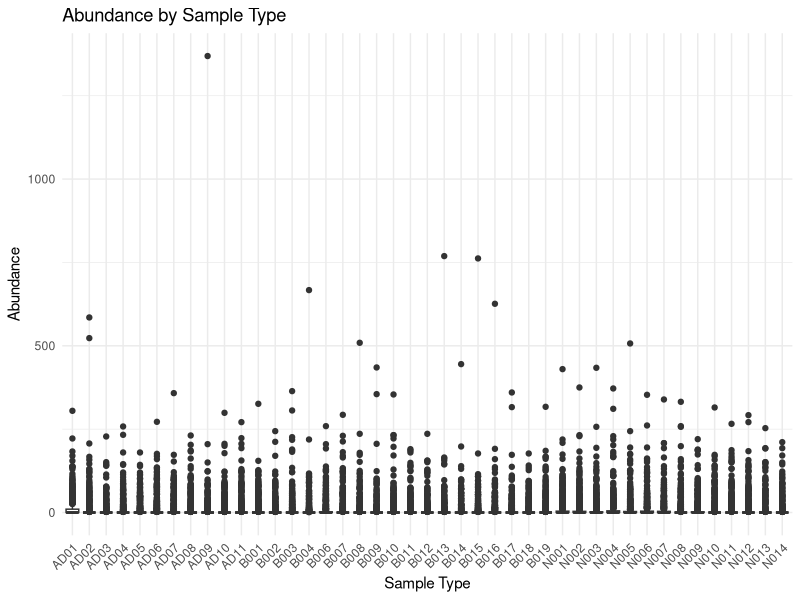
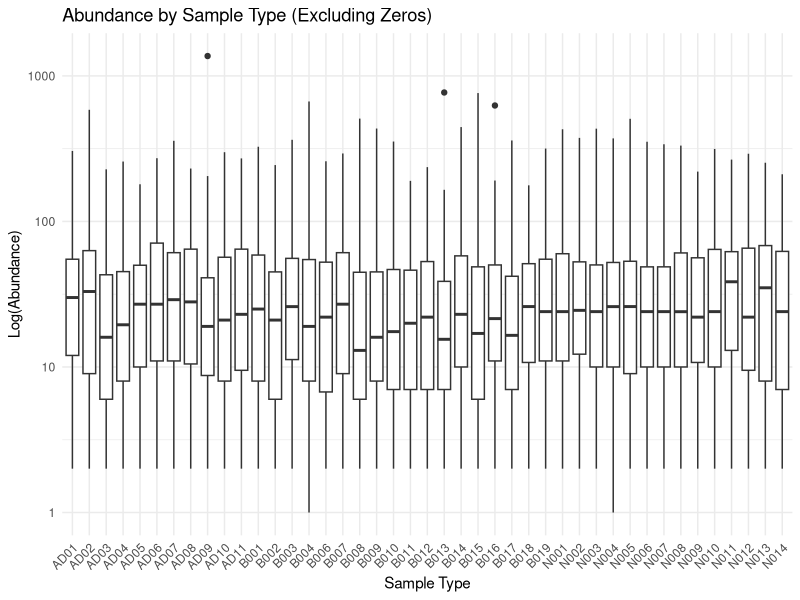

Write R code to recreate these figures, in order.
## ---- chunk 1
knitr::opts_chunk$set(echo = TRUE)
## ---- chunk 2

library(readr)
data<- read.csv(file='otu_table_no_chim.csv',header=TRUE,sep=',')
str(data)
head(data)
## ---- chunk 3
#defining columns
column_names<-colnames(data)
print(column_names)
## ---- chunk 4
#finding column sums 
colSums(data[,-1], na.rm=TRUE, dims=1)
#finding column means
colMeans(data[,-1], na.rm=TRUE, dims=1)
## ---- chunk 5
#converting to long data 
library(tidyverse)
library(dplyr)
library(stringr)
data_long <- data %>%
  pivot_longer(cols = starts_with("X2280"),  # This will select all columns that start with "X2280"
               names_to = "Sample_ID",      # The new column for sample identifiers
               values_to = "Abundance")     # The new column for abundance values
data_long$Sample_ID <- as.character(data_long$Sample_ID)
data_long <- data_long %>%
   mutate(Sample_Type = sapply(strsplit(Sample_ID, "\\."), function(x) x[3]))
head(data_long)
## ---- chunk 6
#Attempting ANOVA analysis 
library(ggplot2)

anova_result<- aov(Abundance~Sample_Type, data=data_long)
summary(anova_result)

## ---- chunk 7

# Create a boxplot of Abundance by Sample_Type
ggplot(data_long, aes(x = Sample_Type, y = Abundance, group=Sample_Type)) +
  geom_boxplot() +
  theme_minimal() +
  labs(title = "Abundance by Sample Type",
       x = "Sample Type",
       y = "Abundance") +
  theme(axis.text.x = element_text(angle = 45, hjust = 1))  # Rotate x-axis labels if needed

## ---- chunk 8
#Trying to filter out 0s to make plot more attractive 
data_long_filtered <- data_long %>% filter(Abundance > 0)

# Boxplot without 0s
ggplot(data_long_filtered, aes(x = Sample_Type, y = Abundance)) +
  geom_boxplot() +
  scale_y_log10()+
  theme_minimal() +
  labs(title = "Abundance by Sample Type (Excluding Zeros)",
       x = "Sample Type",
       y = "Log(Abundance)") +
  theme(axis.text.x = element_text(angle = 45, hjust = 1))  # Rotate x-axis labels if needed

## ---- chunk 9
#Attempting for loops for iterating over smaller sample size 

for (i in seq(from=1,to=200, by=10)){
  subset_data <- data_long[10*i:(10*i+10), ]
  anova_model <- aov(Abundance ~ Sample_Type, data = subset_data)
print(summary(anova_model))   

}
for (i in seq(from=1,to=200, by=20)){
  subset_data <- data_long[10*i:(10*i+10), ]
  anova_model <- aov(Abundance ~ Sample_Type, data = subset_data)
print(summary(anova_model))   

}
for (i in seq(from=1,to=200, by=50)){
  subset_data <- data_long[10*i:(10*i+10), ]
  anova_model <- aov(Abundance ~ Sample_Type, data = subset_data)
print(summary(anova_model))   

}

for (i in seq(from=1,to=500, by=50)){
  subset_data <- data_long[10*i:(10*i+10), ]
  anova_model <- aov(Abundance ~ Sample_Type, data = subset_data)
print(summary(anova_model))   

}
for (i in seq(from=1,to=500, by=100)){
  subset_data <- data_long[10*i:(10*i+10), ]
  anova_model <- aov(Abundance ~ Sample_Type, data = subset_data)
print(summary(anova_model))   

}
for (i in seq(from=1,to=500, by=500)){
  subset_data <- data_long[10*i:500, ]
  anova_model <- aov(Abundance ~ Sample_Type, data = subset_data)
print(summary(anova_model))   

}
## ---- chunk 10
#attempting to shorten the taxas to a plotable length 
library(dplyr)
library(stringr)
data_long <- data_long %>%
  mutate(Taxa_Abbrev = str_extract(X.OTU.ID, "(?<=;)[^;]+$"))

#This seems to work okay, but is not good for those that dont have this level of specification 




